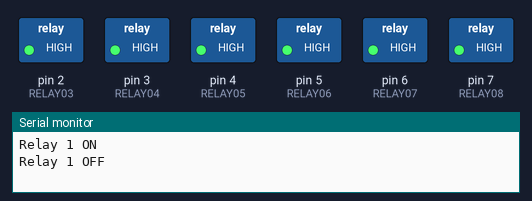
Bench run of a sketch on a simulated Arduino Uno, built with avr-gcc and run on an emulated ATmega328P. Shown: switched loads named in the sketch (green lamp = pin HIGH), the last lines printed to the serial monitor. Pins used as bus, display or sensor lines are not drawn.

Above: at 1.5 s.
At 4.7 s:
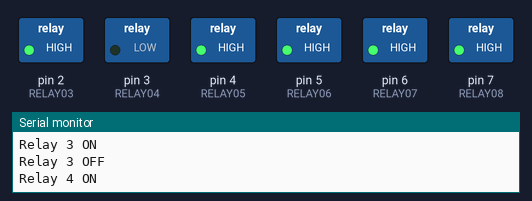
At 6.2 s:
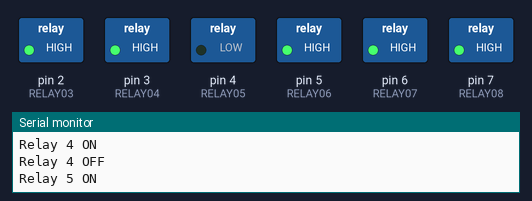
At 7.7 s:
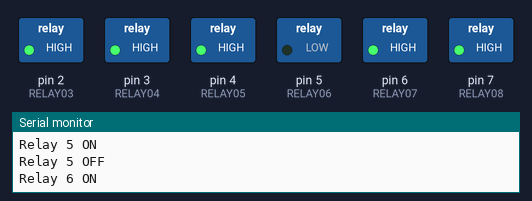
At 10.7 s:
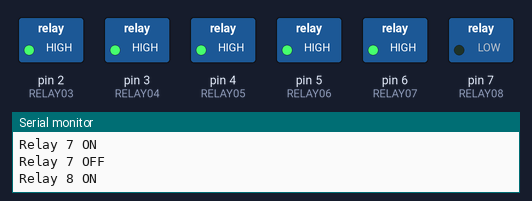
At 15.2 s:
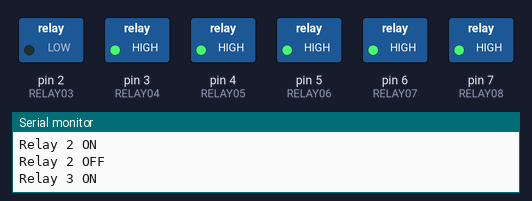
Timing chart, 0 to 15.6 s (numbered marks = the images above):
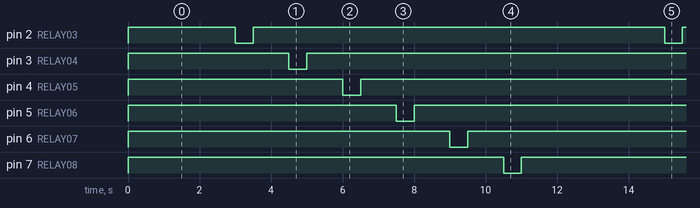

The sketch:

8-channel-relay.ino
```cpp
#define RELAY01 0 //Connect RELAY01 to pin 0
#define RELAY02 1 //Connect RELAY02 to pin 1
#define RELAY03 2 //Connect RELAY03 to pin 2
#define RELAY04 3 //Connect RELAY04 to pin 3
#define RELAY05 4 //Connect RELAY05 to pin 4
#define RELAY06 5 //Connect RELAY06 to pin 5
#define RELAY07 6 //Connect RELAY07 to pin 6
#define RELAY08 7 //Connect RELAY08 to pin 7

void setup() {
	Serial.begin(9600);
	pinMode(RELAY01, OUTPUT);  	// Configure pin 0 as OUTPUT
	pinMode(RELAY02, OUTPUT);  	// Configure pin 1 as OUTPUT
	pinMode(RELAY03, OUTPUT);  	// Configure pin 2 as OUTPUT
	pinMode(RELAY04, OUTPUT);  	// Configure pin 3 as OUTPUT
	pinMode(RELAY05, OUTPUT);  	// Configure pin 4 as OUTPUT
	pinMode(RELAY05, OUTPUT);  	// Configure pin 5 as OUTPUT
	pinMode(RELAY06, OUTPUT);  	// Configure pin 6 as OUTPUT
	pinMode(RELAY07, OUTPUT);  	// Configure pin 7 as OUTPUT
	pinMode(RELAY08, OUTPUT);  	// Configure pin 8 as OUTPUT

	digitalWrite(RELAY01,HIGH); 	// Turn Relay 01 OFF
	digitalWrite(RELAY02,HIGH); 	// Turn Relay 02 OFF
	digitalWrite(RELAY03,HIGH); 	// Turn Relay 03 OFF
	digitalWrite(RELAY04,HIGH); 	// Turn Relay 04 OFF
	digitalWrite(RELAY05,HIGH); 	// Turn Relay 05 OFF
	digitalWrite(RELAY06,HIGH); 	// Turn Relay 06 OFF
	digitalWrite(RELAY07,HIGH); 	// Turn Relay 07 OFF
	digitalWrite(RELAY08,HIGH); 	// Turn Relay 08 OFF
}

void loop() {

	digitalWrite(RELAY01,LOW);  	// Turn Relay 01 ON
	Serial.println( "Relay 1 ON");
	delay(500);                 	// Wait 500 ms
	digitalWrite(RELAY01,HIGH);  	// Turn Relay 01 OFF
	Serial.println( "Relay 1 OFF");
	delay(1000);
	digitalWrite(RELAY02,LOW);  	// Turn Relay 02 ON
	Serial.println( "Relay 2 ON");
	delay(500);                 	// Wait 500 ms
	digitalWrite(RELAY02,HIGH);  	// Turn Relay 02 OFF
	Serial.println( "Relay 2 OFF");
	delay(1000);
	digitalWrite(RELAY03,LOW);  	// Turn Relay 03 ON
	Serial.println( "Relay 3 ON");
	delay(500);                 	// Wait 500 ms
	digitalWrite(RELAY03,HIGH);  	// Turn Relay 03 OFF
	Serial.println( "Relay 3 OFF");
	delay(1000);                 	// Wait 1000 ms
	digitalWrite(RELAY04,LOW);  	// Turn Relay 04 ON
	Serial.println( "Relay 4 ON");
	delay(500);                 	// Wait 500 ms
	digitalWrite(RELAY04,HIGH);  	// Turn Relay 04 OFF
	Serial.println( "Relay 4 OFF");
	delay(1000);                 	// Wait 1000 ms
	digitalWrite(RELAY05,LOW);  	// Turn Relay 05 ON
	Serial.println( "Relay 5 ON");
	delay(500);                 	// Wait 500 ms
	digitalWrite(RELAY05,HIGH);  	// Turn Relay 05 OFF
	Serial.println( "Relay 5 OFF");
	delay(1000);                 	// Wait 1000 ms
	digitalWrite(RELAY06,LOW);  	// Turn Relay 06 ON
	Serial.println( "Relay 6 ON");
	delay(500);                 	// Wait 500 ms
	digitalWrite(RELAY06,HIGH);  	// Turn Relay 06 OFF
	Serial.println( "Relay 6 OFF");
	delay(1000);                 	// Wait 1000 ms
	digitalWrite(RELAY07,LOW);  	// Turn Relay 07 ON
	Serial.println( "Relay 7 ON");
	delay(500);                 	// Wait 500 ms
	digitalWrite(RELAY07,HIGH);  	// Turn Relay 07 OFF
	Serial.println( "Relay 7 OFF");
	delay(1000);                 	// Wait 1000 ms
	digitalWrite(RELAY08,LOW);  	// Turn Relay 08 ON
	Serial.println( "Relay 8 ON");
	delay(500);                 	// Wait 500 ms
	digitalWrite(RELAY08,HIGH);  	// Turn Relay 08 OFF
	Serial.println( "Relay 8 OFF");
	delay(1000);                 	// Wait 1000 ms
}
```

Measured:
- by itself, pin 2 (RELAY03), pin 3 (RELAY04), pin 4 (RELAY05), pin 5 (RELAY06), pin 6 (RELAY07), pin 7 (RELAY08): alternates HIGH for 11.5 s and LOW for 0.50 s
- by itself, everything shown: repeats every 12.0 s, in 12 steps
